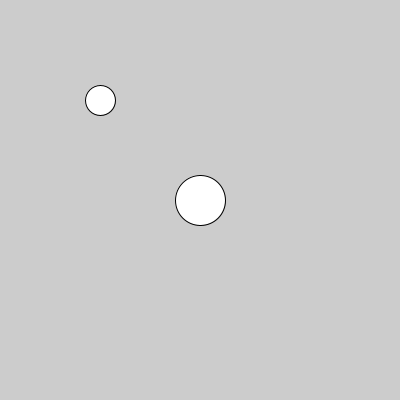
Frame 1 (no input)
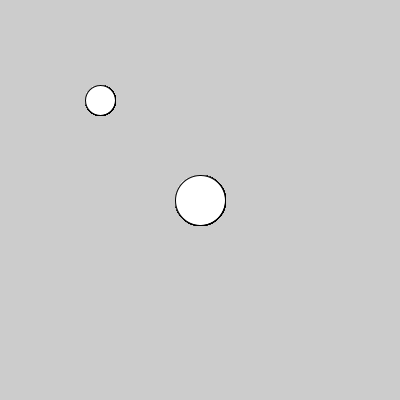
Frame 60 (the mouse pressed at the canvas centre just before this capture)
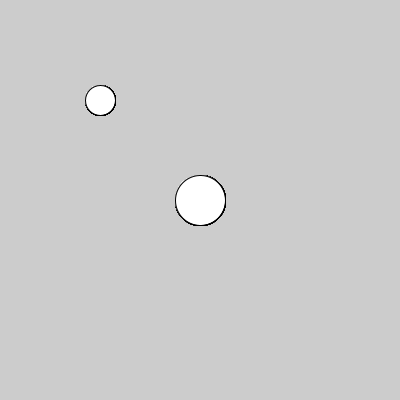
Frame 120 (the mouse held since frame 60 and released just before this capture)

The Processing sketch that drew these frames (run headless with seeded random() and noise(); from frame 60 on, the mouse is pressed at the canvas centre):

// Processing sketch: exer27_simple_functions
// ── exer27_simple_functions.pde
void setup() {
  size(400, 400);
}

void draw(){
  myCircle(100, 100, 30);
  myCircle(200, 200, 50);
}

void myCircle(float x, float y, float diam){
  ellipse(x, y, diam, diam);
}
